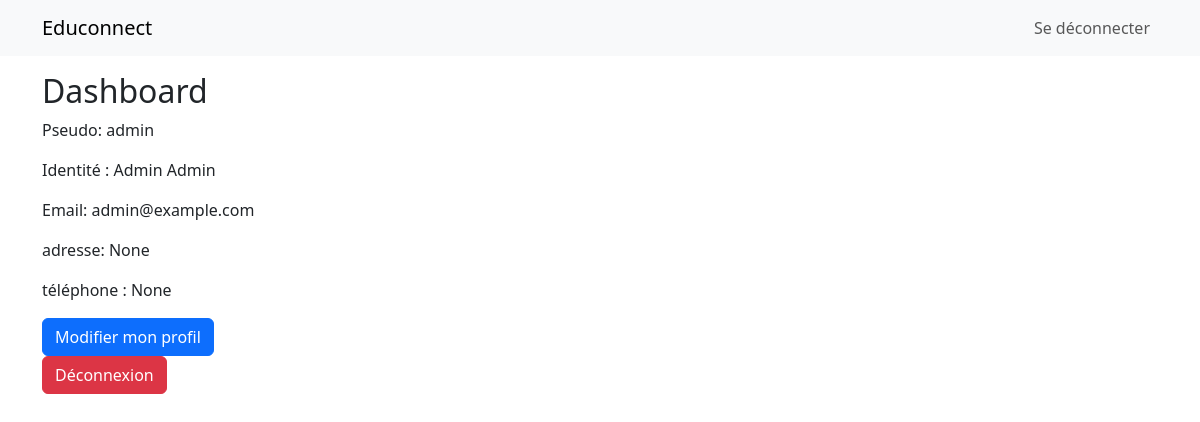
Screenshot of /dashboard/ (signed in) with the database file from the repository.
### gestion_utilisateurs/models.py (models this page shows, shortened)
class User(AbstractUser):
    id = models.AutoField(primary_key=True)
    username = models.CharField(_('Username'), unique=True, max_length=150)
    last_name = models.CharField(_('Last name'), max_length=150, blank=True)
    first_name = models.CharField(_('First name'), max_length=30, blank=True)
    email = models.EmailField(_('Email'), unique=True)
    password = models.CharField(_('Password'), max_length=128)
    address = models.CharField(max_length=255, blank=True, null=True)
    date_of_birth = models.DateField(_('Date of birth'), null=True, blank=True)
    phone_number = models.CharField(_('Phone number'), max_length=20, blank=True, null=True)
    roles = models.ManyToManyField(Role, verbose_name='Roles', blank=True)
    establishment = models.ForeignKey(Establishment, on_delete=models.SET_NULL, verbose_name='Establishment', null=True)
    children = models.ManyToManyField('self', verbose_name='Children', blank=True, symmetrical=False)
    is_principal_teacher = models.BooleanField(_('Principal Teacher'), default=False)
    position = models.CharField(_('Position'), max_length=200, blank=True, null=True)
    groups = models.ManyToManyField(Group, related_name="custom_user_set", blank=True)
    user_permissions = models.ManyToManyField(Permission, related_name="custom_user_set", blank=True)
    created_at = models.DateTimeField(auto_now_add=True, verbose_name='Date de création')
    created_by = models.ForeignKey('self', related_name='created_users', null=True, blank=True, on_delete=models.SET_NULL, verbose_name='Utilisateur qui a créé')
    updated_at = models.DateTimeField(auto_now=True, verbose_name='Date de mise à jour')
    updated_by = models.ForeignKey('self', related_name='updated_users', null=True, blank=True, on_delete=models.SET_NULL, verbose_name='Utilisateur qui a mis à jour')
    is_student = models.BooleanField(default=False)
    is_teacher = models.BooleanField(default=False)
    is_admin = models.BooleanField(default=False)
    is_head = models.BooleanField(default=False)
    is_staff = models.BooleanField(default=False)
    is_parent = models.BooleanField(default=False)
    is_active = models.BooleanField(_('Active'), default=True)
    USERNAME_FIELD = 'username'
    REQUIRED_FIELDS = ['email', 'first_name', 'last_name']
    class Meta:
        verbose_name = 'User'
        verbose_name_plural = 'Users'

### gestion_utilisateurs/views.py (the view)
# urls.py: path('dashboard/', views.dashboard, name='dashboard'),
@login_required
def dashboard(request):
    return render(request, 'gestion_utilisateurs/dashboard.html')

### gestion_utilisateurs/templates/gestion_utilisateurs/dashboard.html (shortened to what this page needs)
{% extends "base.html" %}
{% block content %}
    <h2>Dashboard</h2>
    <p>Pseudo: {{ request.user.username }}</p>
    <p>Identité : {{ request.user.first_name }} {{ request.user.last_name }}</p>
    <p>Email: {{ request.user.email }}</p>
    <p>adresse: {{ request.user.address }}</p>
    <p>téléphone : {{ request.user.phone_number }}</p>
    <a href="{% url 'edit_profile' %}" class="btn btn-primary">Modifier mon profil</a>
    <form method="post" action="{% url 'logout' %}">
        <button type="submit" class="btn btn-danger">Déconnexion</button>
    </form>
{% endblock %}

### rows the page displays
User: user.username "admin", user.first_name "Admin", user.last_name "Admin", user.email "admin@example.com", user.address "None", user.phone_number "None"
